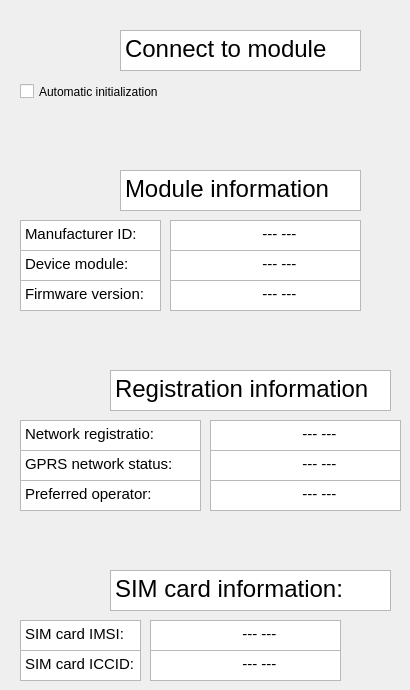
    <widget class="QWidget" name="tab">
     <property name="styleSheet">
      <string notr="true">background-colour: rgb(240, 240, 240);</string>
     </property>
     <attribute name="title">
      <string>Home</string>
     </attribute>
     <widget class="QLabel" name="label">
      <property name="geometry">
       <rect>
        <x>20</x>
        <y>10</y>
        <width>81</width>
        <height>61</height>
       </rect>
      </property>
      <property name="styleSheet">
       <string notr="true">background-image: url(:/54-542317_3d-gear-clipart-gear-clip-art-vector-clip-uvwdev-clipart-toothed-wheel.jpeg);</string>
      </property>
      <property name="text">
       <string/>
      </property>
      <property name="textFormat">
       <enum>Qt::RichText</enum>
      </property>
      <property name="pixmap">
       <pixmap>../Downloads/gear-icon-png-favpng-Q8gSZg0j3LaspV53G55AMkDyy.jpg</pixmap>
      </property>
      <property name="scaledContents">
       <bool>true</bool>
      </property>
     </widget>
     <widget class="QTextBrowser" name="textBrowser">
      <property name="geometry">
       <rect>
        <x>120</x>
        <y>30</y>
        <width>241</width>
        <height>41</height>
       </rect>
      </property>
      <property name="html">
       <string>&lt;!DOCTYPE HTML PUBLIC &quot;-//W3C//DTD HTML 4.0//EN&quot; &quot;http://www.w3.org/TR/REC-html40/strict.dtd&quot;&gt;
&lt;html&gt;&lt;head&gt;&lt;meta name=&quot;qrichtext&quot; content=&quot;1&quot; /&gt;&lt;style type=&quot;text/css&quot;&gt;
p, li { white-space: pre-wrap; }
&lt;/style&gt;&lt;/head&gt;&lt;body style=&quot; font-family:'Ubuntu'; font-size:11pt; font-weight:400; font-style:normal;&quot;&gt;
&lt;p style=&quot; margin-top:0px; margin-bottom:0px; margin-left:0px; margin-right:0px; -qt-block-indent:0; text-indent:0px;&quot;&gt;&lt;span style=&quot; font-size:18pt;&quot;&gt;Connect to module&lt;/span&gt;&lt;/p&gt;&lt;/body&gt;&lt;/html&gt;</string>
      </property>
     </widget>
     <widget class="QCheckBox" name="checkBox">
      <property name="geometry">
       <rect>
        <x>20</x>
        <y>80</y>
        <width>191</width>
        <height>23</height>
       </rect>
      </property>
      <property name="text">
       <string>Automatic initialization</string>
      </property>
     </widget>
     <widget class="QLabel" name="label_2">
      <property name="geometry">
       <rect>
        <x>20</x>
        <y>120</y>
        <width>81</width>
        <height>91</height>
       </rect>
      </property>
      <property name="styleSheet">
       <string notr="true">background-image: url(:/54-542317_3d-gear-clipart-gear-clip-art-vector-clip-uvwdev-clipart-toothed-wheel.jpeg);</string>
      </property>
      <property name="text">
       <string/>
      </property>
      <property name="textFormat">
       <enum>Qt::RichText</enum>
      </property>
      <property name="pixmap">
       <pixmap>../Downloads/index.jpeg</pixmap>
      </property>
      <property name="scaledContents">
       <bool>true</bool>
      </property>
     </widget>
     <widget class="QTextBrowser" name="textBrowser_2">
      <property name="geometry">
       <rect>
        <x>120</x>
        <y>170</y>
        <width>241</width>
        <height>41</height>
       </rect>
      </property>
      <property name="html">
       <string>&lt;!DOCTYPE HTML PUBLIC &quot;-//W3C//DTD HTML 4.0//EN&quot; &quot;http://www.w3.org/TR/REC-html40/strict.dtd&quot;&gt;
&lt;html&gt;&lt;head&gt;&lt;meta name=&quot;qrichtext&quot; content=&quot;1&quot; /&gt;&lt;style type=&quot;text/css&quot;&gt;
p, li { white-space: pre-wrap; }
&lt;/style&gt;&lt;/head&gt;&lt;body style=&quot; font-family:'Ubuntu'; font-size:11pt; font-weight:400; font-style:normal;&quot;&gt;
&lt;p style=&quot; margin-top:0px; margin-bottom:0px; margin-left:0px; margin-right:0px; -qt-block-indent:0; text-indent:0px;&quot;&gt;&lt;span style=&quot; font-size:18pt;&quot;&gt;Module information&lt;/span&gt;&lt;/p&gt;&lt;/body&gt;&lt;/html&gt;</string>
      </property>
     </widget>
     <widget class="QTextBrowser" name="textBrowser_3">
      <property name="geometry">
       <rect>
        <x>20</x>
        <y>220</y>
        <width>141</width>
        <height>31</height>
       </rect>
      </property>
      <property name="html">
       <string>&lt;!DOCTYPE HTML PUBLIC &quot;-//W3C//DTD HTML 4.0//EN&quot; &quot;http://www.w3.org/TR/REC-html40/strict.dtd&quot;&gt;
&lt;html&gt;&lt;head&gt;&lt;meta name=&quot;qrichtext&quot; content=&quot;1&quot; /&gt;&lt;style type=&quot;text/css&quot;&gt;
p, li { white-space: pre-wrap; }
&lt;/style&gt;&lt;/head&gt;&lt;body style=&quot; font-family:'Ubuntu'; font-size:11pt; font-weight:400; font-style:normal;&quot;&gt;
&lt;p style=&quot; margin-top:0px; margin-bottom:0px; margin-left:0px; margin-right:0px; -qt-block-indent:0; text-indent:0px;&quot;&gt;Manufacturer ID:&lt;/p&gt;&lt;/body&gt;&lt;/html&gt;</string>
      </property>
     </widget>
     <widget class="QTextBrowser" name="textBrowser_4">
      <property name="geometry">
       <rect>
        <x>20</x>
        <y>250</y>
        <width>141</width>
        <height>31</height>
       </rect>
      </property>
      <property name="html">
       <string>&lt;!DOCTYPE HTML PUBLIC &quot;-//W3C//DTD HTML 4.0//EN&quot; &quot;http://www.w3.org/TR/REC-html40/strict.dtd&quot;&gt;
&lt;html&gt;&lt;head&gt;&lt;meta name=&quot;qrichtext&quot; content=&quot;1&quot; /&gt;&lt;style type=&quot;text/css&quot;&gt;
p, li { white-space: pre-wrap; }
&lt;/style&gt;&lt;/head&gt;&lt;body style=&quot; font-family:'Ubuntu'; font-size:11pt; font-weight:400; font-style:normal;&quot;&gt;
&lt;p style=&quot; margin-top:0px; margin-bottom:0px; margin-left:0px; margin-right:0px; -qt-block-indent:0; text-indent:0px;&quot;&gt;Device module:&lt;/p&gt;&lt;/body&gt;&lt;/html&gt;</string>
      </property>
     </widget>
     <widget class="QTextBrowser" name="textBrowser_5">
      <property name="geometry">
       <rect>
        <x>20</x>
        <y>280</y>
        <width>141</width>
        <height>31</height>
       </rect>
      </property>
      <property name="html">
       <string>&lt;!DOCTYPE HTML PUBLIC &quot;-//W3C//DTD HTML 4.0//EN&quot; &quot;http://www.w3.org/TR/REC-html40/strict.dtd&quot;&gt;
&lt;html&gt;&lt;head&gt;&lt;meta name=&quot;qrichtext&quot; content=&quot;1&quot; /&gt;&lt;style type=&quot;text/css&quot;&gt;
p, li { white-space: pre-wrap; }
&lt;/style&gt;&lt;/head&gt;&lt;body style=&quot; font-family:'Ubuntu'; font-size:11pt; font-weight:400; font-style:normal;&quot;&gt;
&lt;p style=&quot; margin-top:0px; margin-bottom:0px; margin-left:0px; margin-right:0px; -qt-block-indent:0; text-indent:0px;&quot;&gt;Firmware version:&lt;/p&gt;&lt;/body&gt;&lt;/html&gt;</string>
      </property>
     </widget>
     <widget class="QTextBrowser" name="textBrowser_6">
      <property name="geometry">
       <rect>
        <x>170</x>
        <y>220</y>
        <width>191</width>
        <height>31</height>
       </rect>
      </property>
      <property name="html">
       <string>&lt;!DOCTYPE HTML PUBLIC &quot;-//W3C//DTD HTML 4.0//EN&quot; &quot;http://www.w3.org/TR/REC-html40/strict.dtd&quot;&gt;
&lt;html&gt;&lt;head&gt;&lt;meta name=&quot;qrichtext&quot; content=&quot;1&quot; /&gt;&lt;style type=&quot;text/css&quot;&gt;
p, li { white-space: pre-wrap; }
&lt;/style&gt;&lt;/head&gt;&lt;body style=&quot; font-family:'Ubuntu'; font-size:11pt; font-weight:400; font-style:normal;&quot;&gt;
&lt;p style=&quot; margin-top:0px; margin-bottom:0px; margin-left:0px; margin-right:0px; -qt-block-indent:0; text-indent:0px;&quot;&gt;                     --- ---&lt;/p&gt;&lt;/body&gt;&lt;/html&gt;</string>
      </property>
     </widget>
     <widget class="QTextBrowser" name="textBrowser_7">
      <property name="geometry">
       <rect>
        <x>170</x>
        <y>250</y>
        <width>191</width>
        <height>31</height>
       </rect>
      </property>
      <property name="html">
       <string>&lt;!DOCTYPE HTML PUBLIC &quot;-//W3C//DTD HTML 4.0//EN&quot; &quot;http://www.w3.org/TR/REC-html40/strict.dtd&quot;&gt;
&lt;html&gt;&lt;head&gt;&lt;meta name=&quot;qrichtext&quot; content=&quot;1&quot; /&gt;&lt;style type=&quot;text/css&quot;&gt;
p, li { white-space: pre-wrap; }
&lt;/style&gt;&lt;/head&gt;&lt;body style=&quot; font-family:'Ubuntu'; font-size:11pt; font-weight:400; font-style:normal;&quot;&gt;
&lt;p style=&quot; margin-top:0px; margin-bottom:0px; margin-left:0px; margin-right:0px; -qt-block-indent:0; text-indent:0px;&quot;&gt;                     --- ---&lt;/p&gt;&lt;/body&gt;&lt;/html&gt;</string>
      </property>
     </widget>
     <widget class="QTextBrowser" name="textBrowser_8">
      <property name="geometry">
       <rect>
        <x>170</x>
        <y>280</y>
        <width>191</width>
        <height>31</height>
       </rect>
      </property>
      <property name="html">
       <string>&lt;!DOCTYPE HTML PUBLIC &quot;-//W3C//DTD HTML 4.0//EN&quot; &quot;http://www.w3.org/TR/REC-html40/strict.dtd&quot;&gt;
&lt;html&gt;&lt;head&gt;&lt;meta name=&quot;qrichtext&quot; content=&quot;1&quot; /&gt;&lt;style type=&quot;text/css&quot;&gt;
p, li { white-space: pre-wrap; }
&lt;/style&gt;&lt;/head&gt;&lt;body style=&quot; font-family:'Ubuntu'; font-size:11pt; font-weight:400; font-style:normal;&quot;&gt;
&lt;p style=&quot; margin-top:0px; margin-bottom:0px; margin-left:0px; margin-right:0px; -qt-block-indent:0; text-indent:0px;&quot;&gt;                     --- ---&lt;/p&gt;&lt;/body&gt;&lt;/html&gt;</string>
      </property>
     </widget>
     <widget class="QLabel" name="label_3">
      <property name="geometry">
       <rect>
        <x>20</x>
        <y>340</y>
        <width>81</width>
        <height>71</height>
       </rect>
      </property>
      <property name="text">
       <string/>
      </property>
      <property name="textFormat">
       <enum>Qt::RichText</enum>
      </property>
      <property name="pixmap">
       <pixmap>../Downloads/earth-globe-vector-world-map-icon-transparent-11563460387dsa5p0tifc.png</pixmap>
      </property>
      <property name="scaledContents">
       <bool>true</bool>
      </property>
     </widget>
     <widget class="QTextBrowser" name="textBrowser_9">
      <property name="geometry">
       <rect>
        <x>110</x>
        <y>370</y>
        <width>281</width>
        <height>41</height>
       </rect>
      </property>
      <property name="html">
       <string>&lt;!DOCTYPE HTML PUBLIC &quot;-//W3C//DTD HTML 4.0//EN&quot; &quot;http://www.w3.org/TR/REC-html40/strict.dtd&quot;&gt;
&lt;html&gt;&lt;head&gt;&lt;meta name=&quot;qrichtext&quot; content=&quot;1&quot; /&gt;&lt;style type=&quot;text/css&quot;&gt;
p, li { white-space: pre-wrap; }
&lt;/style&gt;&lt;/head&gt;&lt;body style=&quot; font-family:'Ubuntu'; font-size:11pt; font-weight:400; font-style:normal;&quot;&gt;
&lt;p style=&quot; margin-top:0px; margin-bottom:0px; margin-left:0px; margin-right:0px; -qt-block-indent:0; text-indent:0px;&quot;&gt;&lt;span style=&quot; font-size:18pt;&quot;&gt;Registration information&lt;/span&gt;&lt;/p&gt;&lt;/body&gt;&lt;/html&gt;</string>
      </property>
     </widget>
     <widget class="QTextBrowser" name="textBrowser_10">
      <property name="geometry">
       <rect>
        <x>20</x>
        <y>420</y>
        <width>181</width>
        <height>31</height>
       </rect>
      </property>
      <property name="html">
       <string>&lt;!DOCTYPE HTML PUBLIC &quot;-//W3C//DTD HTML 4.0//EN&quot; &quot;http://www.w3.org/TR/REC-html40/strict.dtd&quot;&gt;
&lt;html&gt;&lt;head&gt;&lt;meta name=&quot;qrichtext&quot; content=&quot;1&quot; /&gt;&lt;style type=&quot;text/css&quot;&gt;
p, li { white-space: pre-wrap; }
&lt;/style&gt;&lt;/head&gt;&lt;body style=&quot; font-family:'Ubuntu'; font-size:11pt; font-weight:400; font-style:normal;&quot;&gt;
&lt;p style=&quot; margin-top:0px; margin-bottom:0px; margin-left:0px; margin-right:0px; -qt-block-indent:0; text-indent:0px;&quot;&gt;Network registratio:&lt;/p&gt;&lt;/body&gt;&lt;/html&gt;</string>
      </property>
     </widget>
     <widget class="QTextBrowser" name="textBrowser_11">
      <property name="geometry">
       <rect>
        <x>210</x>
        <y>420</y>
        <width>191</width>
        <height>31</height>
       </rect>
      </property>
      <property name="html">
       <string>&lt;!DOCTYPE HTML PUBLIC &quot;-//W3C//DTD HTML 4.0//EN&quot; &quot;http://www.w3.org/TR/REC-html40/strict.dtd&quot;&gt;
&lt;html&gt;&lt;head&gt;&lt;meta name=&quot;qrichtext&quot; content=&quot;1&quot; /&gt;&lt;style type=&quot;text/css&quot;&gt;
p, li { white-space: pre-wrap; }
&lt;/style&gt;&lt;/head&gt;&lt;body style=&quot; font-family:'Ubuntu'; font-size:11pt; font-weight:400; font-style:normal;&quot;&gt;
&lt;p style=&quot; margin-top:0px; margin-bottom:0px; margin-left:0px; margin-right:0px; -qt-block-indent:0; text-indent:0px;&quot;&gt;                     --- ---&lt;/p&gt;&lt;/body&gt;&lt;/html&gt;</string>
      </property>
     </widget>
     <widget class="QTextBrowser" name="textBrowser_12">
      <property name="geometry">
       <rect>
        <x>210</x>
        <y>450</y>
        <width>191</width>
        <height>31</height>
       </rect>
      </property>
      <property name="html">
       <string>&lt;!DOCTYPE HTML PUBLIC &quot;-//W3C//DTD HTML 4.0//EN&quot; &quot;http://www.w3.org/TR/REC-html40/strict.dtd&quot;&gt;
&lt;html&gt;&lt;head&gt;&lt;meta name=&quot;qrichtext&quot; content=&quot;1&quot; /&gt;&lt;style type=&quot;text/css&quot;&gt;
p, li { white-space: pre-wrap; }
&lt;/style&gt;&lt;/head&gt;&lt;body style=&quot; font-family:'Ubuntu'; font-size:11pt; font-weight:400; font-style:normal;&quot;&gt;
&lt;p style=&quot; margin-top:0px; margin-bottom:0px; margin-left:0px; margin-right:0px; -qt-block-indent:0; text-indent:0px;&quot;&gt;                     --- ---&lt;/p&gt;&lt;/body&gt;&lt;/html&gt;</string>
      </property>
     </widget>
     <widget class="QTextBrowser" name="textBrowser_13">
      <property name="geometry">
       <rect>
        <x>20</x>
        <y>480</y>
        <width>181</width>
        <height>31</height>
       </rect>
      </property>
      <property name="html">
       <string>&lt;!DOCTYPE HTML PUBLIC &quot;-//W3C//DTD HTML 4.0//EN&quot; &quot;http://www.w3.org/TR/REC-html40/strict.dtd&quot;&gt;
&lt;html&gt;&lt;head&gt;&lt;meta name=&quot;qrichtext&quot; content=&quot;1&quot; /&gt;&lt;style type=&quot;text/css&quot;&gt;
p, li { white-space: pre-wrap; }
&lt;/style&gt;&lt;/head&gt;&lt;body style=&quot; font-family:'Ubuntu'; font-size:11pt; font-weight:400; font-style:normal;&quot;&gt;
&lt;p style=&quot; margin-top:0px; margin-bottom:0px; margin-left:0px; margin-right:0px; -qt-block-indent:0; text-indent:0px;&quot;&gt;Preferred operator:&lt;/p&gt;&lt;/body&gt;&lt;/html&gt;</string>
      </property>
     </widget>
     <widget class="QTextBrowser" name="textBrowser_14">
      <property name="geometry">
       <rect>
        <x>20</x>
        <y>450</y>
        <width>181</width>
        <height>31</height>
       </rect>
      </property>
      <property name="html">
       <string>&lt;!DOCTYPE HTML PUBLIC &quot;-//W3C//DTD HTML 4.0//EN&quot; &quot;http://www.w3.org/TR/REC-html40/strict.dtd&quot;&gt;
&lt;html&gt;&lt;head&gt;&lt;meta name=&quot;qrichtext&quot; content=&quot;1&quot; /&gt;&lt;style type=&quot;text/css&quot;&gt;
p, li { white-space: pre-wrap; }
&lt;/style&gt;&lt;/head&gt;&lt;body style=&quot; font-family:'Ubuntu'; font-size:11pt; font-weight:400; font-style:normal;&quot;&gt;
&lt;p style=&quot; margin-top:0px; margin-bottom:0px; margin-left:0px; margin-right:0px; -qt-block-indent:0; text-indent:0px;&quot;&gt;GPRS network status:&lt;/p&gt;&lt;/body&gt;&lt;/html&gt;</string>
      </property>
     </widget>
     <widget class="QTextBrowser" name="textBrowser_15">
      <property name="geometry">
       <rect>
        <x>210</x>
        <y>480</y>
        <width>191</width>
        <height>31</height>
       </rect>
      </property>
      <property name="html">
       <string>&lt;!DOCTYPE HTML PUBLIC &quot;-//W3C//DTD HTML 4.0//EN&quot; &quot;http://www.w3.org/TR/REC-html40/strict.dtd&quot;&gt;
&lt;html&gt;&lt;head&gt;&lt;meta name=&quot;qrichtext&quot; content=&quot;1&quot; /&gt;&lt;style type=&quot;text/css&quot;&gt;
p, li { white-space: pre-wrap; }
&lt;/style&gt;&lt;/head&gt;&lt;body style=&quot; font-family:'Ubuntu'; font-size:11pt; font-weight:400; font-style:normal;&quot;&gt;
&lt;p style=&quot; margin-top:0px; margin-bottom:0px; margin-left:0px; margin-right:0px; -qt-block-indent:0; text-indent:0px;&quot;&gt;                     --- ---&lt;/p&gt;&lt;/body&gt;&lt;/html&gt;</string>
      </property>
     </widget>
     <widget class="QTextBrowser" name="textBrowser_16">
      <property name="geometry">
       <rect>
        <x>150</x>
        <y>620</y>
        <width>191</width>
        <height>31</height>
       </rect>
      </property>
      <property name="html">
       <string>&lt;!DOCTYPE HTML PUBLIC &quot;-//W3C//DTD HTML 4.0//EN&quot; &quot;http://www.w3.org/TR/REC-html40/strict.dtd&quot;&gt;
&lt;html&gt;&lt;head&gt;&lt;meta name=&quot;qrichtext&quot; content=&quot;1&quot; /&gt;&lt;style type=&quot;text/css&quot;&gt;
p, li { white-space: pre-wrap; }
&lt;/style&gt;&lt;/head&gt;&lt;body style=&quot; font-family:'Ubuntu'; font-size:11pt; font-weight:400; font-style:normal;&quot;&gt;
&lt;p style=&quot; margin-top:0px; margin-bottom:0px; margin-left:0px; margin-right:0px; -qt-block-indent:0; text-indent:0px;&quot;&gt;                     --- ---&lt;/p&gt;&lt;/body&gt;&lt;/html&gt;</string>
      </property>
     </widget>
     <widget class="QTextBrowser" name="textBrowser_17">
      <property name="geometry">
       <rect>
        <x>20</x>
        <y>650</y>
        <width>121</width>
        <height>31</height>
       </rect>
      </property>
      <property name="html">
       <string>&lt;!DOCTYPE HTML PUBLIC &quot;-//W3C//DTD HTML 4.0//EN&quot; &quot;http://www.w3.org/TR/REC-html40/strict.dtd&quot;&gt;
&lt;html&gt;&lt;head&gt;&lt;meta name=&quot;qrichtext&quot; content=&quot;1&quot; /&gt;&lt;style type=&quot;text/css&quot;&gt;
p, li { white-space: pre-wrap; }
&lt;/style&gt;&lt;/head&gt;&lt;body style=&quot; font-family:'Ubuntu'; font-size:11pt; font-weight:400; font-style:normal;&quot;&gt;
&lt;p style=&quot; margin-top:0px; margin-bottom:0px; margin-left:0px; margin-right:0px; -qt-block-indent:0; text-indent:0px;&quot;&gt;SIM card ICCID:&lt;/p&gt;&lt;/body&gt;&lt;/html&gt;</string>
      </property>
     </widget>
     <widget class="QTextBrowser" name="textBrowser_18">
      <property name="geometry">
       <rect>
        <x>110</x>
        <y>570</y>
        <width>281</width>
        <height>41</height>
       </rect>
      </property>
      <property name="html">
       <string>&lt;!DOCTYPE HTML PUBLIC &quot;-//W3C//DTD HTML 4.0//EN&quot; &quot;http://www.w3.org/TR/REC-html40/strict.dtd&quot;&gt;
&lt;html&gt;&lt;head&gt;&lt;meta name=&quot;qrichtext&quot; content=&quot;1&quot; /&gt;&lt;style type=&quot;text/css&quot;&gt;
p, li { white-space: pre-wrap; }
&lt;/style&gt;&lt;/head&gt;&lt;body style=&quot; font-family:'Ubuntu'; font-size:11pt; font-weight:400; font-style:normal;&quot;&gt;
&lt;p style=&quot; margin-top:0px; margin-bottom:0px; margin-left:0px; margin-right:0px; -qt-block-indent:0; text-indent:0px;&quot;&gt;&lt;span style=&quot; font-size:18pt;&quot;&gt;SIM card information:&lt;/span&gt;&lt;/p&gt;&lt;/body&gt;&lt;/html&gt;</string>
      </property>
     </widget>
     <widget class="QTextBrowser" name="textBrowser_19">
      <property name="geometry">
       <rect>
        <x>150</x>
        <y>650</y>
        <width>191</width>
        <height>31</height>
       </rect>
      </property>
      <property name="html">
       <string>&lt;!DOCTYPE HTML PUBLIC &quot;-//W3C//DTD HTML 4.0//EN&quot; &quot;http://www.w3.org/TR/REC-html40/strict.dtd&quot;&gt;
&lt;html&gt;&lt;head&gt;&lt;meta name=&quot;qrichtext&quot; content=&quot;1&quot; /&gt;&lt;style type=&quot;text/css&quot;&gt;
p, li { white-space: pre-wrap; }
&lt;/style&gt;&lt;/head&gt;&lt;body style=&quot; font-family:'Ubuntu'; font-size:11pt; font-weight:400; font-style:normal;&quot;&gt;
&lt;p style=&quot; margin-top:0px; margin-bottom:0px; margin-left:0px; margin-right:0px; -qt-block-indent:0; text-indent:0px;&quot;&gt;                     --- ---&lt;/p&gt;&lt;/body&gt;&lt;/html&gt;</string>
      </property>
     </widget>
     <widget class="QLabel" name="label_4">
      <property name="geometry">
       <rect>
        <x>20</x>
        <y>540</y>
        <width>81</width>
        <height>71</height>
       </rect>
      </property>
      <property name="text">
       <string/>
      </property>
      <property name="textFormat">
       <enum>Qt::RichText</enum>
      </property>
      <property name="pixmap">
       <pixmap>../Downloads/card-grid-micro-sim-microsim-project-sim-sim-card-icon.jpg</pixmap>
      </property>
      <property name="scaledContents">
       <bool>true</bool>
      </property>
     </widget>
     <widget class="QTextBrowser" name="textBrowser_20">
      <property name="geometry">
       <rect>
        <x>20</x>
        <y>620</y>
        <width>121</width>
        <height>31</height>
       </rect>
      </property>
      <property name="html">
       <string>&lt;!DOCTYPE HTML PUBLIC &quot;-//W3C//DTD HTML 4.0//EN&quot; &quot;http://www.w3.org/TR/REC-html40/strict.dtd&quot;&gt;
&lt;html&gt;&lt;head&gt;&lt;meta name=&quot;qrichtext&quot; content=&quot;1&quot; /&gt;&lt;style type=&quot;text/css&quot;&gt;
p, li { white-space: pre-wrap; }
&lt;/style&gt;&lt;/head&gt;&lt;body style=&quot; font-family:'Ubuntu'; font-size:11pt; font-weight:400; font-style:normal;&quot;&gt;
&lt;p style=&quot; margin-top:0px; margin-bottom:0px; margin-left:0px; margin-right:0px; -qt-block-indent:0; text-indent:0px;&quot;&gt;SIM card IMSI:&lt;/p&gt;&lt;/body&gt;&lt;/html&gt;</string>
      </property>
     </widget>
    </widget>
